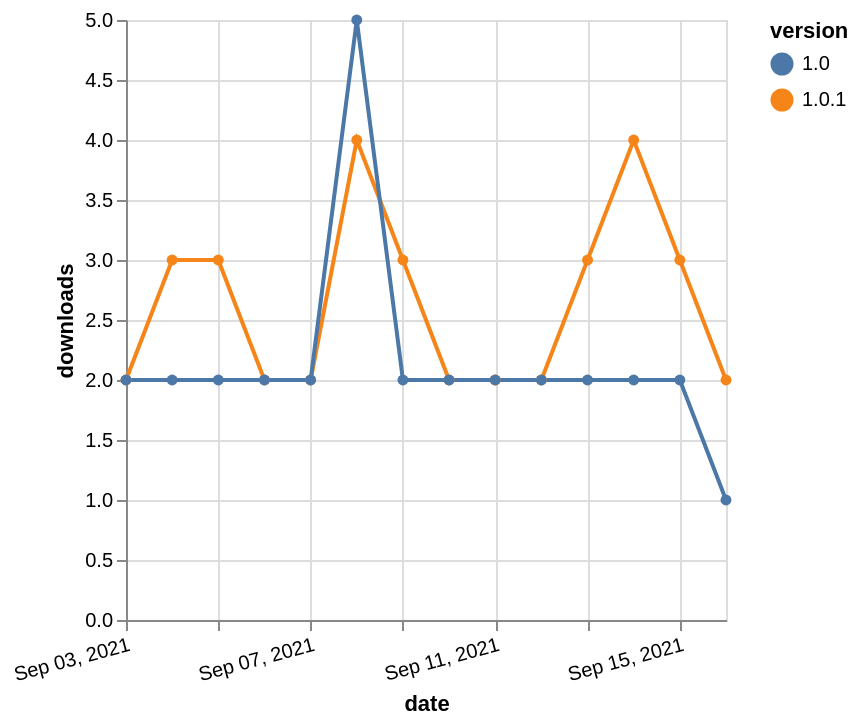

Describe this chart as a Vega-Lite specification.
### Vega-Lite specification from a JSON file in a GitHub repository (floating-point values rounded to 4 significant figures)
{"$schema": "https://vega.github.io/schema/vega-lite/v5.json", "description": "A simple bar chart with embedded data.", "data": {"values": [{"date": "2021-09-03", "total": 2393, "delta": 2, "version": "1.0.1"}, {"date": "2021-09-04", "total": 2396, "delta": 3, "version": "1.0.1"}, {"date": "2021-09-05", "total": 2399, "delta": 3, "version": "1.0.1"}, {"date": "2021-09-06", "total": 2401, "delta": 2, "version": "1.0.1"}, {"date": "2021-09-07", "total": 2403, "delta": 2, "version": "1.0.1"}, {"date": "2021-09-08", "total": 2407, "delta": 4, "version": "1.0.1"}, {"date": "2021-09-09", "total": 2410, "delta": 3, "version": "1.0.1"}, {"date": "2021-09-10", "total": 2412, "delta": 2, "version": "1.0.1"}, {"date": "2021-09-11", "total": 2414, "delta": 2, "version": "1.0.1"}, {"date": "2021-09-12", "total": 2416, "delta": 2, "version": "1.0.1"}, {"date": "2021-09-13", "total": 2419, "delta": 3, "version": "1.0.1"}, {"date": "2021-09-14", "total": 2423, "delta": 4, "version": "1.0.1"}, {"date": "2021-09-15", "total": 2426, "delta": 3, "version": "1.0.1"}, {"date": "2021-09-16", "total": 2428, "delta": 2, "version": "1.0.1"}, {"date": "2021-09-03", "total": 2400, "delta": 2, "version": "1.0"}, {"date": "2021-09-04", "total": 2402, "delta": 2, "version": "1.0"}, {"date": "2021-09-05", "total": 2404, "delta": 2, "version": "1.0"}, {"date": "2021-09-06", "total": 2406, "delta": 2, "version": "1.0"}, {"date": "2021-09-07", "total": 2408, "delta": 2, "version": "1.0"}, {"date": "2021-09-08", "total": 2413, "delta": 5, "version": "1.0"}, {"date": "2021-09-09", "total": 2415, "delta": 2, "version": "1.0"}, {"date": "2021-09-10", "total": 2417, "delta": 2, "version": "1.0"}, {"date": "2021-09-11", "total": 2419, "delta": 2, "version": "1.0"}, {"date": "2021-09-12", "total": 2421, "delta": 2, "version": "1.0"}, {"date": "2021-09-13", "total": 2423, "delta": 2, "version": "1.0"}, {"date": "2021-09-14", "total": 2425, "delta": 2, "version": "1.0"}, {"date": "2021-09-15", "total": 2427, "delta": 2, "version": "1.0"}, {"date": "2021-09-16", "total": 2428, "delta": 1, "version": "1.0"}]}, "width": "container", "mark": {"type": "line", "point": {"filled": true}}, "encoding": {"x": {"field": "date", "type": "temporal", "timeUnit": "yearmonthdate", "title": "date", "axis": {"labelAngle": -15}}, "y": {"field": "delta", "type": "quantitative", "title": "downloads"}, "color": {"field": "version", "type": "nominal"}, "tooltip": {"field": "delta"}}}
